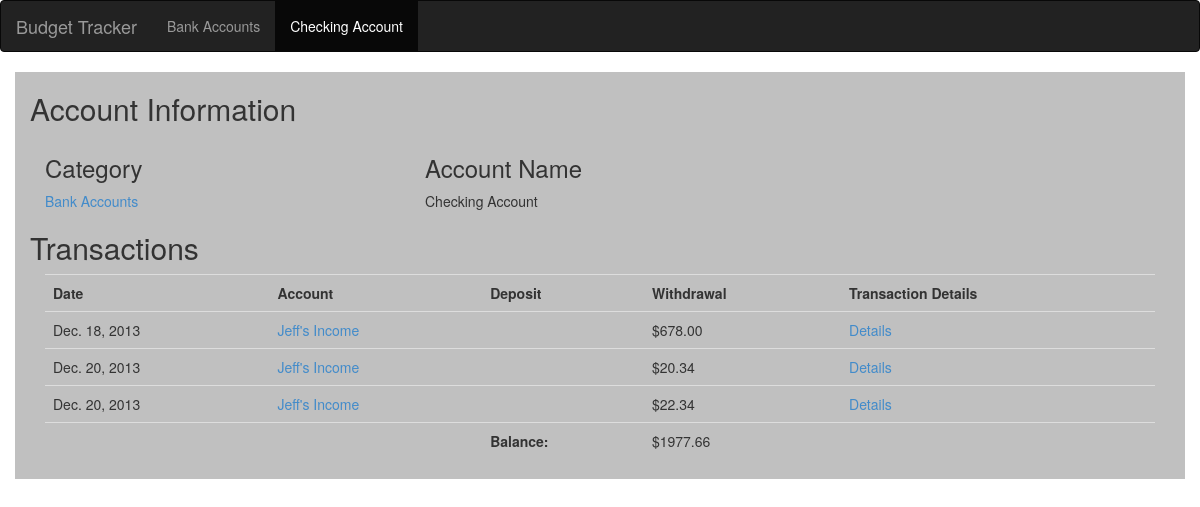
Before: /budget/account/2/ with the older database file.
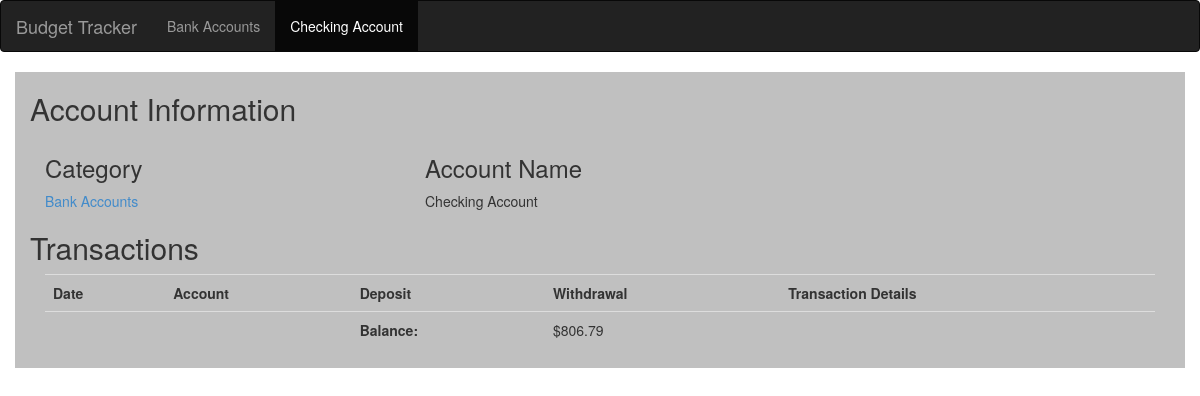
After: the same page with the newer database file.
### budget/models.py (models this page shows, shortened)
class Account(models.Model):
	name = models.CharField(max_length=200)
	balance = models.DecimalField(max_digits=8, decimal_places=2)
	category = models.ForeignKey(AccountCategory)
	def __unicode__(self):
		return self.name

class AccountCategory(models.Model):
	name = models.CharField(max_length=30)
	def __unicode__(self):
		return self.name

class Transaction(models.Model):
	date = models.DateField(auto_now_add=True)
	to_account = models.ForeignKey(Account, related_name="to_account")
	from_account = models.ForeignKey(Account, related_name="from_account")
	amount = models.DecimalField(max_digits=7, decimal_places=2)
	prediction = models.BooleanField()
	memo = models.CharField(max_length=300, default=None, blank=True, null=True)

### budget/views.py (the view)
# urls.py: url(r'^account/(?P<aid>\d+)/$', views.account, name='account'),
def account(request, aid):
    account = get_object_or_404(Account, pk=aid)
    transactions = Transaction.objects.filter(to_account=aid).filter(prediction=False) | Transaction.objects.filter(from_account=aid).filter(prediction=False)
    return render(request, 'budget/account.html', {
    	'account': account,
    	'transactions': transactions
    })

### budget/templates/budget/account.html
{% extends "budget/base.html" %}
{% block breadcrumb %}
	<li><a href="{% url 'budget:category' account.category.id %}">{{ account.category.name }}</a></li>
	<li class="active"><a href="{% url 'budget:account' account.id %}">{{ account.name }}</a></li>
{% endblock %}
{% block content %}
	<div class="row">
	{% if account %}
		<div class="col-xs-12">
		<h2>Account Information</h2>
			<div class="col-xs-4">
				<h3>Category</h3>
				<a href="{% url 'budget:category' account.category.id %}">{{ account.category }}</a>
			</div>
			<div class="col-xs-4">
				<h3>Account Name</h3>
				{{ account.name }}
			</div>
		</div>
	</div>
	<div class="row">
		<div class="col-xs-12">
		<h2>Transactions</h2>
			<div class="col-xs-12">
				<table class="table">
				<tr><th>Date</th><th>Account</th><th>Deposit</th><th>Withdrawal</th><th>Transaction Details</th></tr>
				{% for t in transactions %}
					<tr><td>{{ t.date }}</td>
					{% if t.to_account|cut:" " == account.name|cut:" " %}
						<td><a href="{% url 'budget:account' t.from_account.id %}">{{ t.from_account }}</a></td><td>${{ t.amount }}</td><td></td>
					{% else %}
						<td><a href="{% url 'budget:account' t.to_account.id %}">{{ t.to_account }}</a></td><td></td><td>${{ t.amount }}</td>
					{% endif %}
					<td><a href="{% url 'budget:transaction' t.id %}">Details</a></td></tr>
				{% endfor %}
				<tr><td colspan="2"></td><td><strong>Balance:</strong></td><td>${{ account.balance }}</td><td></td></tr>
				</table>
			</div>
		</div>
	{% else %}
		Empty Account
	{% endif %}
	</div>
{% endblock %}

### budget/templates/budget/base.html (shortened to what this page needs)
<!DOCTYPE html PUBLIC "-//W3C//DTD XHTML 1.0 Transitional//EN"
    "http://www.w3.org/TR/xhtml1/DTD/xhtml1-transitional.dtd">
<html xmlns="http://www.w3.org/1999/xhtml" xml:lang="en" lang="en">
<head>
    <link rel="stylesheet" href="/static/budget/css/style.css" />
    <link rel="stylesheet" href="/static/budget/css/bootstrap.min.css" />
</head>
<body>
	<div id="topmenu">
	{% block menu %}
	<nav class="navbar navbar-default navbar-inverse" role="navigation">
		<div class="navbar-header">
			<a class="navbar-brand" href="{% url 'budget:index' %}">Budget Tracker</a>
		</div>
		<div class="collapse navbar-collapse" id="bs-example-navbar-collapse-1">
		<ul class="nav navbar-nav">
		  {% block breadcrumb %}
		  {% endblock %}
		</ul>
	  </div>
	</nav>
	{% endblock %}
	</div>
	<div id="content" class="container">
		{% block content %}
		{% endblock %}
	</div>
</body>
</html>

### budget/static/budget/css/style.css (style rules this page uses)
#content { background-color: #C0C0C0; }

Changed rows visible on the page:
removed Transaction: date "Dec. 18, 2013", to_account "Jeff's Income", amount "678.00"
removed Transaction: date "Dec. 20, 2013", to_account "Jeff's Income", amount "20.34"
removed Transaction: date "Dec. 20, 2013", to_account "Jeff's Income", amount "22.34"
changed Account "Checking Account": balance "1977.66" → "806.79"
